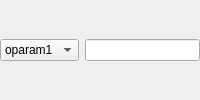
                   <widget class="QWidget" name="page_12">
                    <layout class="QGridLayout" name="gridLayout_29">
                     <property name="leftMargin">
                      <number>0</number>
                     </property>
                     <property name="topMargin">
                      <number>0</number>
                     </property>
                     <property name="rightMargin">
                      <number>0</number>
                     </property>
                     <property name="bottomMargin">
                      <number>0</number>
                     </property>
                     <item row="0" column="0">
                      <widget class="QFrame" name="frame">
                       <layout class="QGridLayout" name="gridLayout_30">
                        <property name="leftMargin">
                         <number>0</number>
                        </property>
                        <property name="topMargin">
                         <number>0</number>
                        </property>
                        <property name="rightMargin">
                         <number>0</number>
                        </property>
                        <property name="bottomMargin">
                         <number>0</number>
                        </property>
                        <item row="0" column="0">
                         <widget class="QComboBox" name="cb_oparamRowIndexColumnId">
                          <item>
                           <property name="text">
                            <string>oparam1</string>
                           </property>
                          </item>
                          <item>
                           <property name="text">
                            <string>oparam2</string>
                           </property>
                          </item>
                          <item>
                           <property name="text">
                            <string>oparam3</string>
                           </property>
                          </item>
                          <item>
                           <property name="text">
                            <string>oparam4</string>
                           </property>
                          </item>
                          <item>
                           <property name="text">
                            <string>oparam5</string>
                           </property>
                          </item>
                         </widget>
                        </item>
                        <item row="0" column="1">
                         <widget class="QLineEdit" name="edt_oparamRowIndexColumnValue"/>
                        </item>
                       </layout>
                      </widget>
                     </item>
                    </layout>
                   </widget>
